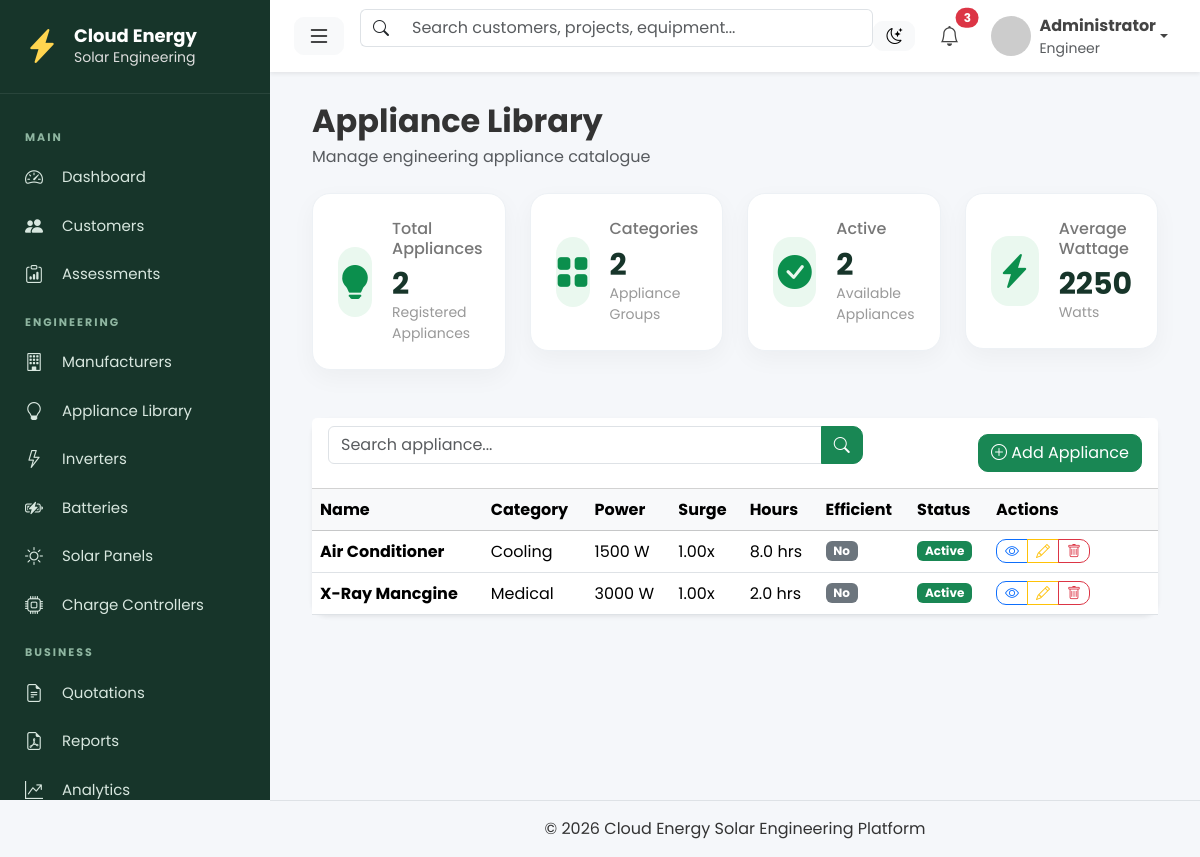
The page /equipment/appliances/ on the database as committed earlier.
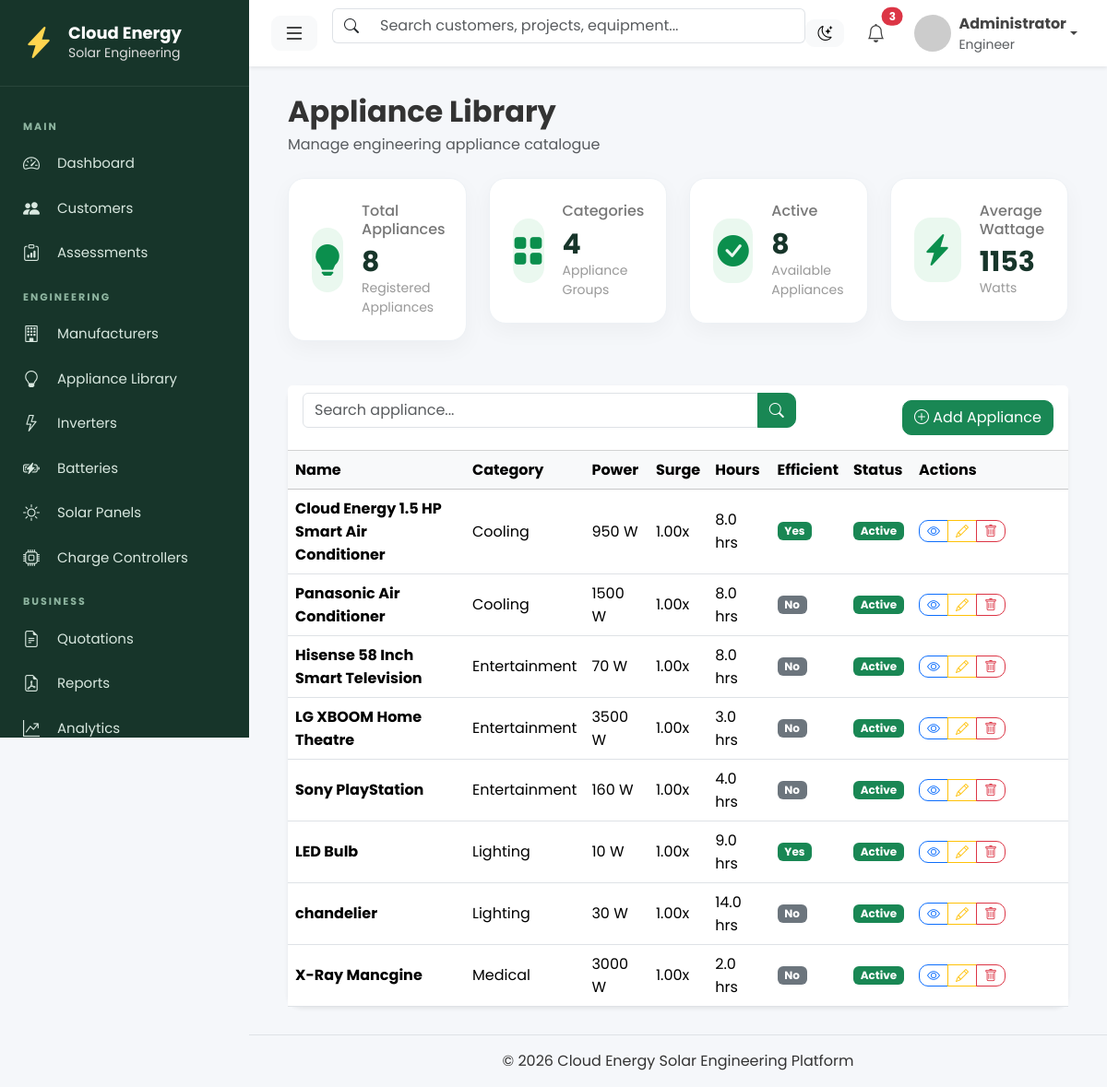
The same page on the database as committed later.
### equipment/models.py (models this page shows, shortened)
class Appliance(models.Model):
    category = models.CharField(
        max_length=30,
        choices=ApplianceCategory.choices,
        default=ApplianceCategory.OTHER,
    )
    name = models.CharField(max_length=120)
    default_wattage = models.PositiveIntegerField()
    surge_factor = models.DecimalField(
        max_digits=4,
        decimal_places=2,
        default=1.00,
    )
    default_hours = models.DecimalField(
        max_digits=4,
        decimal_places=1,
        default=8,
    )
    energy_efficient = models.BooleanField(default=False)
    active = models.BooleanField(default=True)
    created_at = models.DateTimeField(auto_now_add=True)
    updated_at = models.DateTimeField(auto_now=True)
    class Meta:
        ordering = ["category", "name"]

### equipment/views.py (the view)
class ApplianceListView(ListView):
    model = Appliance
    template_name = "equipment/appliances/appliance_list.html"
    context_object_name = "appliances"
    paginate_by = 15
    def get_queryset(self):
        queryset = Appliance.objects.order_by("category", "name")
        q = self.request.GET.get("q")
        if q:
            queryset = queryset.filter(
                Q(name__icontains=q)
                | Q(category__icontains=q)
            )
        return queryset
    def get_context_data(self, **kwargs):
        context = super().get_context_data(**kwargs)
        queryset = Appliance.objects.all()
        context["active_count"] = queryset.filter(active=True).count()
        context["categories_count"] = (
            queryset.values("category")
            .distinct()
            .count()
        )
        context["average_wattage"] = (
            queryset.aggregate(
                Avg("default_wattage")
            )["default_wattage__avg"]
            or 0
        )
        return context

### templates/equipment/appliances/appliance_list.html (shortened to what this page needs)
{% extends "layouts/base.html" %}
{% block content %}
{% include "components/page_header.html" with title="Appliance Library" subtitle="Manage engineering appliance catalogue" %}
<div class="row mb-4">
        {% include "components/metric_card.html" with title="Total Appliances" value=page_obj.paginator.count icon="bi-lightbulb-fill" footer="Registered Appliances" %}
        {% include "components/metric_card.html" with title="Categories" value=categories_count icon="bi-grid-fill" footer="Appliance Groups" %}
        {% include "components/metric_card.html" with title="Active" value=active_count icon="bi-check-circle-fill" footer="Available Appliances" %}
        {% include "components/metric_card.html" with title="Average Wattage" value=average_wattage|floatformat:0 icon="bi-lightning-charge-fill" footer="Watts" %}
</div>
<div class="card shadow-sm border-0">
    <div class="card-header bg-white">
        <div class="row align-items-center">
            <div class="col-md-8">
                <form method="get">
                    <div class="input-group">
                        <input
                            type="text"
                            class="form-control"
                            name="q"
                            placeholder="Search appliance..."
                            value="{{ request.GET.q }}">
                        <button class="btn btn-success">
                            <i class="bi bi-search"></i>
                        </button>
                    </div>
                </form>
            </div>
            <div class="col-md-4 text-end">
                <a href="{% url 'equipment:appliance-create' %}"
                   class="btn btn-success">
                    <i class="bi bi-plus-circle"></i>
                    Add Appliance
                </a>
            </div>
        </div>
    </div>
    <div class="table-responsive">
        <table class="table table-hover align-middle mb-0">
            <thead class="table-light">
                <tr>
                    <th>Name</th>
                    <th>Category</th>
                    <th>Power</th>
                    <th>Surge</th>
                    <th>Hours</th>
                    <th>Efficient</th>
                    <th>Status</th>
                    <th width="170">Actions</th>
                </tr>
            </thead>
            <tbody>
                {% for appliance in appliances %}
                <tr>
                    <td><strong>{{ appliance.name }}</strong></td>
                    <td>{{ appliance.category }}</td>
                    <td>{{ appliance.default_wattage }} W</td>
                    <td>{{ appliance.surge_factor }}x</td>
                    <td>{{ appliance.default_hours }} hrs</td>
                    <td>
                        {% if appliance.energy_efficient %}
                            <span class="badge bg-success">Yes</span>
                        {% else %}
                            <span class="badge bg-secondary">No</span>
                        {% endif %}
                    </td>
                    <td>
                        {% if appliance.active %}
                            <span class="badge bg-success">Active</span>
                        {% else %}
                            <span class="badge bg-secondary">Inactive</span>
                        {% endif %}
                    </td>
                    <td>
                        <div class="btn-group">
                            <a href="{% url 'equipment:appliance-detail' appliance.pk %}" class="btn btn-outline-primary btn-sm">
                                <i class="bi bi-eye"></i>
                            </a>
                            <a href="{% url 'equipment:appliance-update' appliance.pk %}" class="btn btn-outline-warning btn-sm">
                                <i class="bi bi-pencil"></i>
                            </a>
                            <a href="{% url 'equipment:appliance-delete' appliance.pk %}" class="btn btn-outline-danger btn-sm">
                                <i class="bi bi-trash"></i>
                            </a>
                        </div>
                    </td>
                </tr>
                {% endfor %}
            </tbody>
        </table>
    </div>
</div>
{% endblock %}

### templates/layouts/base.html (shortened to what this page needs)
{% load static %}
<html lang="en">
<head>
    <link href="https://cdn.jsdelivr.net/npm/bootstrap@5.3.3/dist/css/bootstrap.min.css"
          rel="stylesheet">
    <link href="https://cdn.jsdelivr.net/npm/bootstrap-icons@1.11.3/font/bootstrap-icons.min.css"
          rel="stylesheet">
    <link rel="stylesheet"
          href="{% static 'css/app.css' %}">
    <link rel="stylesheet"
          href="{% static 'css/sidebar.css' %}">
    <link rel="stylesheet"
          href="{% static 'css/navbar.css' %}">
    <link rel="stylesheet"
          href="{% static 'css/cards.css' %}">
    <link rel="stylesheet"
          href="{% static 'css/forms.css' %}">
    <link rel="stylesheet"
          href="{% static 'css/tables.css' %}">
</head>
<body>
<div class="d-flex">
    {% include "layouts/sidebar.html" %}
    <div class="main">
        {% include "layouts/navbar.html" %}
        <main class="content">
            <div class="container-fluid">
                {% block content %}
                {% endblock %}
            </div>
        </main>
        {% include "layouts/footer.html" %}
    </div>
</div>
</body>
</html>

### templates/layouts/sidebar.html (shortened to what this page needs)
<div id="sidebar" class="sidebar">
    <div class="sidebar-header">
        <a href="{% url 'dashboard:index' %}" class="logo">
            <i class="bi bi-lightning-charge-fill"></i>
            <div>
                <h4>Cloud Energy</h4>
                <small>Solar Engineering</small>
            </div>
        </a>
    </div>
    <ul class="sidebar-menu">
        <li class="menu-title">
            MAIN
        </li>
        <li>
            <a href="{% url 'dashboard:index' %}">
                <i class="bi bi-speedometer2"></i>
                <span>Dashboard</span>
            </a>
        </li>
        <li>
            <a href="{% url 'customers:list' %}">
                <i class="bi bi-people-fill"></i>
                <span>Customers</span>
            </a>
        </li>
        <li>
            <a href="{% url 'audits:list' %}">
                <i class="bi bi-clipboard-data"></i>
                <span>Assessments</span>
            </a>
        </li>
        <li class="menu-title">
            ENGINEERING
        </li>
        <li>
             <a href="{% url 'equipment:manufacturers-list' %}">
                <i class="bi bi-building"></i>
                <span>Manufacturers</span>
            </a>
        </li>
        <li>
             <a href="{% url 'equipment:appliance-list' %}">
                <i class="bi bi-lightbulb"></i>
                <span>Appliance Library</span>
            </a>
        </li>
        <li>
            <a href="{% url 'equipment:inverter-list' %}">
                <i class="bi bi-lightning"></i>
                <span>Inverters</span>
            </a>
        </li>
        <li>
           <a href="{% url 'equipment:battery-list' %}">
                <i class="bi bi-battery-charging"></i>
                <span>Batteries</span>
            </a>
        </li>
        <li>
            <a href="{% url 'equipment:panel-list' %}">
                <i class="bi bi-sun"></i>
                <span>Solar Panels</span>
            </a>
        </li>
        <li>
            <a href="{% url 'equipment:controller-list' %}">
                <i class="bi bi-cpu"></i>
                <span>Charge Controllers</span>
            </a>
        </li>
        <li class="menu-title">
            BUSINESS
        </li>
        <li>
            <a href="#">
                <i class="bi bi-file-earmark-text"></i>
                <span>Quotations</span>
            </a>
        </li>
        <li>
            <a href="#">
                <i class="bi bi-file-earmark-pdf"></i>
                <span>Reports</span>
            </a>
        </li>
        <li>
            <a href="#">
                <i class="bi bi-graph-up-arrow"></i>
                <span>Analytics</span>
            </a>
        </li>
    </ul>
</div>

### templates/layouts/navbar.html (shortened to what this page needs)
{% load static %}
<nav class="navbar navbar-expand-lg navbar-light bg-white shadow-sm px-4">
    <button class="btn btn-light me-3"
            id="sidebarToggle">
        <i class="bi bi-list fs-4"></i>
    </button>
    <form class="d-none d-md-flex flex-grow-1">
        <div class="input-group search-box">
            <span class="input-group-text">
                <i class="bi bi-search"></i>
            </span>
            <input
                    class="form-control"
                    type="search"
                    placeholder="Search customers, projects, equipment..."
            >
        </div>
    </form>
    <ul class="navbar-nav ms-auto align-items-center">
        <li class="nav-item me-3">
            <button
                    class="btn btn-light"
                    id="themeToggle">
                <i class="bi bi-moon-stars"></i>
            </button>
        </li>
        <li class="nav-item dropdown me-3">
            <a
                    class="nav-link position-relative"
                    href="#"
                    data-bs-toggle="dropdown">
                <i class="bi bi-bell fs-5"></i>
                <span
                        class="position-absolute top-0 start-100 translate-middle badge rounded-pill bg-danger">
                    3
                </span>
            </a>
        </li>
        <li class="nav-item dropdown">
            <a
                    class="nav-link dropdown-toggle d-flex align-items-center"
                    href="#"
                    data-bs-toggle="dropdown">
                <img
                        src="https://ui-avatars.com/api/?name=Cloud+Energy&background=0B8F4D&color=fff"
                        class="rounded-circle me-2"
                        width="40"
                        height="40"
                        alt="User">
                <div class="d-none d-lg-block">
                    <strong>
                        {{ request.user.get_full_name|default:request.user.username|default:"Administrator" }}
                    </strong>
                    <br>
                    <small class="text-muted">
                        Engineer
                    </small>
                </div>
            </a>
        </li>
    </ul>
</nav>

### templates/components/page_header.html (shortened to what this page needs)
<div class="page-header d-flex justify-content-between align-items-center mb-4">
    <div>
        <h2 class="page-title">
            {{ title }}
        </h2>
        {% if subtitle %}
            <p class="text-muted mb-0">
                {{ subtitle }}
            </p>
        {% endif %}
    </div>
</div>

### templates/components/metric_card.html
<div class="col-xl-3 col-lg-6 col-md-6 mb-4">
    <div class="metric-card">
        <div class="metric-icon">
            <i class="bi {{ icon }}"></i>
        </div>
        <div class="metric-content">
            <h6>
                {{ title }}
            </h6>
            <h3>
                {{ value }}
            </h3>
            {% if footer %}
                <small>
                    {{ footer }}
                </small>
            {% endif %}
        </div>
    </div>
</div>

### templates/layouts/footer.html
<footer class="text-center py-3 border-top">
    © 2026 Cloud Energy Solar Engineering Platform
</footer>

### static/css/app.css (style rules this page uses)
body { font-family:'Poppins',sans-serif; background:#F5F7FA; color:#333; }
main { min-height:calc(100vh - 72px); }
a { text-decoration:none; }
.card { border:none; border-radius:15px; box-shadow:0 5px 20px rgba(0,0,0,.05); }
.btn { border-radius:10px; }
.table { background:white; }

### static/css/sidebar.css (style rules this page uses)
:root { --primary:#0B8F4D; --primary-dark:#066838; --sidebar-bg:#17352a; --sidebar-text:#d8e7df; --sidebar-hover:#0B8F4D; }
.sidebar { position:fixed; top:0; left:0; width:270px; height:100vh; background:var(--sidebar-bg); color:white; display:flex; flex-direction:column; z-index:1000; overflow-y:auto; }
.sidebar-header { padding:25px; border-bottom:1px solid rgba(255,255,255,.08); }
.logo { display:flex; align-items:center; gap:15px; text-decoration:none; color:white; }
.logo i { font-size:34px; color:#FFD54F; }
.logo h4 { margin:0; font-size:18px; font-weight:700; }
.logo small { color:#ddd; }
.sidebar-menu { list-style:none; margin:0; padding:20px 0; flex:1; }
.menu-title { color:#8fb6a1; font-size:11px; font-weight:700; letter-spacing:2px; padding:15px 25px 8px; }
.sidebar-menu li a { display:flex; align-items:center; gap:15px; padding:13px 25px; color:var(--sidebar-text); text-decoration:none; transition:.25s; font-size:15px; }
.sidebar-menu li a i { width:22px; font-size:18px; }
.main { margin-left:270px; min-height:100vh; background:#F5F7FA; }
.content { padding:30px; }

### static/css/navbar.css (style rules this page uses)
.navbar { height:72px; position:sticky; top:0; z-index:900; background:white; }
.search-box { max-width:650px; }
.search-box input { border-left:none; }
.search-box .input-group-text { background:white; border-right:none; }
.navbar .btn { border-radius:10px; }
.navbar img { object-fit:cover; }
.nav-link { color:#444; }

### static/css/cards.css (style rules this page uses)
.metric-card { background:white; border-radius:18px; padding:25px; display:flex; align-items:center; gap:20px; transition:.3s; border:1px solid #edf1f5; box-shadow:0 8px 25px rgba(0,0,0,.04); }
.metric-icon { width:70px; height:70px; display:flex; justify-content:center; align-items:center; border-radius:18px; background:#EAF8EF; }
.metric-icon i { font-size:34px; color:#0B8F4D; }
.metric-content { flex:1; }
.metric-content h6 { color:#777; margin-bottom:8px; font-weight:500; }
.metric-content h3 { margin:0; font-size:30px; font-weight:700; color:#17352A; }
.metric-content small { color:#999; }
.page-title { font-weight:700; margin-bottom:5px; }

Rows that differ between the two databases and show on the page:
added Appliance: name "Cloud Energy 1.5 HP Smart Air Conditioner", category "Cooling", default_wattage "950", surge_factor "1.00", default_hours "8.0", energy_efficient "Yes", active "Active"
changed Appliance: name "Air Conditioner" → "Panasonic Air Conditioner"
added Appliance: name "Hisense 58 Inch Smart Television", category "Entertainment", default_wattage "70", surge_factor "1.00", default_hours "8.0", energy_efficient "No", active "Active"
added Appliance: name "LG XBOOM Home Theatre", category "Entertainment", default_wattage "3500", surge_factor "1.00", default_hours "3.0", energy_efficient "No", active "Active"
added Appliance: name "Sony PlayStation", category "Entertainment", default_wattage "160", surge_factor "1.00", default_hours "4.0", energy_efficient "No", active "Active"
added Appliance: name "LED Bulb", category "Lighting", default_wattage "10", surge_factor "1.00", default_hours "9.0", energy_efficient "Yes", active "Active"
added Appliance: name "chandelier", category "Lighting", default_wattage "30", surge_factor "1.00", default_hours "14.0", energy_efficient "No", active "Active"
Other text that changed with them:
{{ value }}: "2 2 2 2250" → "8 4 8 1153"
